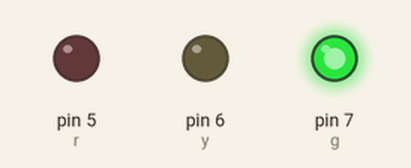
Recording of a sketch running on a simulated Arduino Uno, built with avr-gcc and run on an emulated ATmega328P. Shown: output pins drawn as LEDs (lit = HIGH).

Above: at 5.0 s.
At 10.9 s:
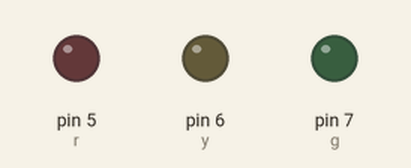
At 16.5 s:
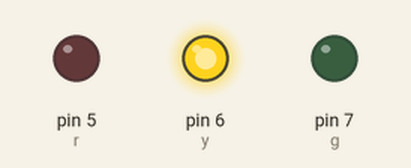
At 24.0 s:
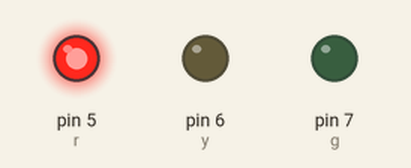
Timing chart, 0 to 42.9 s (numbered marks = the images above):
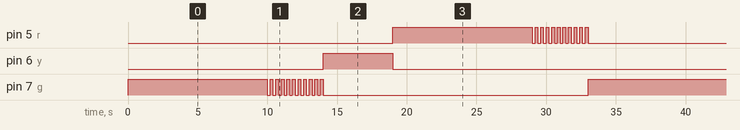

The sketch:

Semaforo.ino
```cpp
int g = 7;
int y = 6;
int r = 5;

void setup() {
  pinMode(g,OUTPUT);
  pinMode(y,OUTPUT);
  pinMode(r,OUTPUT);
}

void loop() {
  digitalWrite(g,HIGH);
  delay(10000);
  for (int i = 0; i < 10; i++) {
    digitalWrite(g,LOW);
    delay(200);
    digitalWrite(g,HIGH);
    delay(200);
  }
  digitalWrite(g,LOW);
  digitalWrite(y,HIGH);
  delay(5000);
  digitalWrite(y,LOW);
  digitalWrite(r,HIGH);
  delay(10000);
  for (int i = 0; i < 10; i++) {
    digitalWrite(r,LOW);
    delay(200);
    digitalWrite(r,HIGH);
    delay(200);
  }
  digitalWrite(r,LOW);
}
```

Measured:
- by itself, pin 5 (r): moves between LOW and HIGH, repeating every 33.0 s
- by itself, pin 6 (y): alternates HIGH for 5.0 s and LOW for 28.0 s
- by itself, pin 7 (g): repeats every 33.0 s: 10 × (LOW 0.20 s, HIGH 0.20 s), LOW 19.0 s, HIGH 10.0 s
